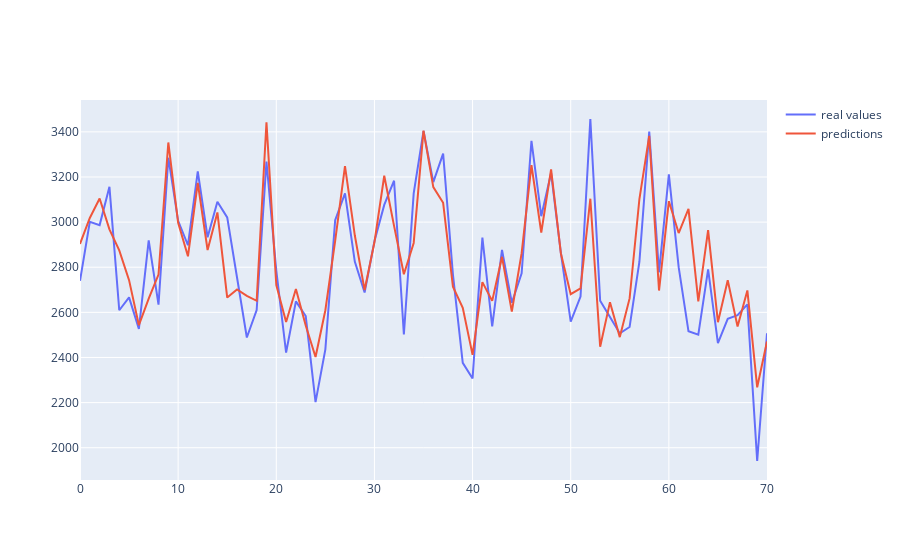

The cell this chart's notebook holds for it:
### Code cell
# plot predictions vs. real values
predictions = pd.DataFrame(y_pred)
values = pd.DataFrame(y_test)

fig = go.Figure()
fig.add_trace(go.Scatter(x=values.index, y=values[0],
                    mode='lines',
                    name='real values'))
fig.add_trace(go.Scatter(x=predictions.index, y=predictions[0],
                    mode='lines',
                    name='predictions'))

fig.show()
